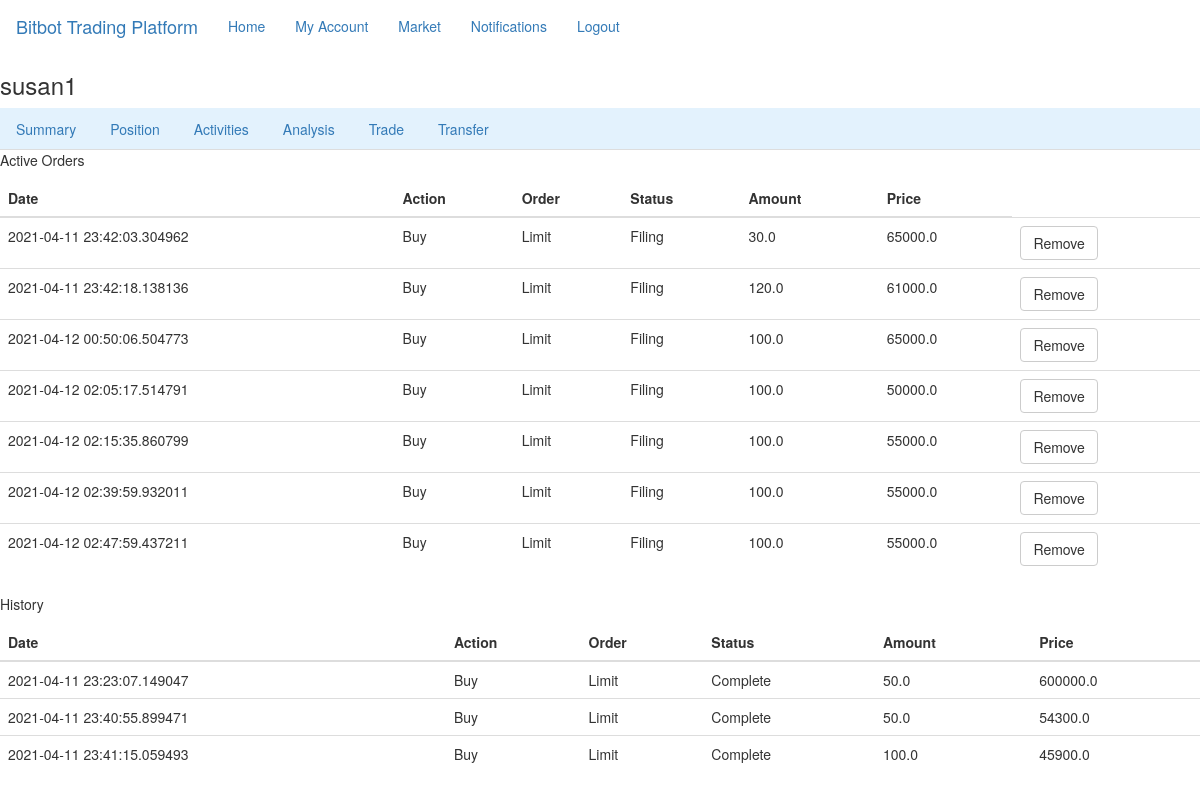
/user/test/history (signed in), run on the app's committed database.
### flaskr/models.py (models this page shows, shortened)
class User(UserMixin, db.Model):
    id = db.Column(db.Integer, primary_key=True)
    username = db.Column(db.String(64), index=True, unique=True)
    email = db.Column(db.String(120), index=True, unique=True)
    phone = db.Column(db.String(120), index=True, unique=True)
    password_hash = db.Column(db.String(128))
    about_me = db.Column(db.String(140))
    last_seen = db.Column(db.DateTime, default=datetime.utcnow)
    address = db.Column(db.String(128))
    cash_balance = db.Column(db.Float, default=0)
    bitcoin_value = db.Column(db.Float, default=0)

class Transaction(db.Model):
    id = db.Column(db.Integer, primary_key=True)
    username = db.Column(db.String(64), index=True)
    date = db.Column(db.DateTime, default=datetime.utcnow)
    action = db.Column(db.String(16))
    order = db.Column(db.String(16))
    status = db.Column(db.String(16))
    amount = db.Column(db.Float)
    price = db.Column(db.Float)

### flaskr/routes.py (the view)
@app.route('/user/<username>/history', methods=['GET','POST'])
@login_required
def history(username):
    user = User.query.filter_by(username=username).first_or_404()
    data = Transaction.query.filter_by(username=username).all()
    return render_template('history.html',data=data)

### flaskr/models.py (called while the page is built)
@login_manager.user_loader
def load_user(id):
    return User.query.get(int(id))

### flaskr/routes.py (called while the page is built)
@app.before_request
def before_request():
    if current_user.is_authenticated:
        current_user.last_seen = datetime.utcnow()
        db.session.commit()

### flaskr/templates/history.html (shortened to what this page needs)
{% extends "base_user.html" %}
{% block content %}
    <p>Active Orders</p>
    <table class="table">
        <thead>
          <tr>
            <th>Date</th>
            <th>Action</th>
            <th>Order</th>
            <th>Status</th>
            <th>Amount</th>
            <th>Price</th>
          </tr>
        </thead>
        <tbody>
          {% for row in data %}
            {% if row.status == "Filing" %}
            <tr>
                <td>{{row.date}}</td>
                <td>{{row.action}}</td>
                <td>{{row.order}}</td>
                <td>{{row.status}}</td>
                <td>{{row.amount}}</td>
                <td>{{row.price}}</td>
                <td>
                <form>
                  <a href="#" id=test><button class='btn btn-default'>Remove</button></a>
                </form>
                </td>
            </tr>
            {% endif %}
        {% endfor %}
        </tbody>
    </table><p>History</p>
    <table class="table">
        <thead>
          <tr>
            <th>Date</th>
            <th>Action</th>
            <th>Order</th>
            <th>Status</th>
            <th>Amount</th>
            <th>Price</th>
          </tr>
        </thead>
        <tbody>
          {% for row in data %}
            {% if row.status == "Complete" %}
            <tr>
                <td>{{row.date}}</td>
                <td>{{row.action}}</td>
                <td>{{row.order}}</td>
                <td>{{row.status}}</td>
                <td>{{row.amount}}</td>
                <td>{{row.price}}</td>
            </tr>
            {% endif %}
        {% endfor %}
        </tbody>
    </table>
{% endblock %}

### flaskr/templates/base_user.html (shortened to what this page needs)
{% extends 'bootstrap/base.html' %}
{% block navbar %}
    <nav class="navbar navbar-expand-lg navbar-light bg-light">
        <div class="container-fluid">
            <a class="navbar-brand" href="{{ url_for('index') }}">Bitbot Trading Platform</a>
            <ul class="nav navbar-nav">
                <li><a href="{{ url_for('index') }}">Home</a></li>
                {% if current_user.is_anonymous %}
                <li><a href="{{ url_for('login') }}">Login</a></li>
                {% else %}
                <li><a href="{{ url_for('user', username=current_user.username) }}">My Account</a></li>
                <li><a href="#">Market</a></li>
                <li><a href="#">Notifications</a></li>
                <li><a href="{{ url_for('logout') }}">Logout</a></li>
                {% endif %}
            </ul>
        </div>
    </nav>
    <h3>{{ current_user.username }}</h3>
    <ul class="nav nav-tabs" style="background-color: #e3f2fd;">
      <li class="nav-item">
        <a class="nav-link active" aria-current="#" href="{{url_for('summary',username=current_user.username)}}">Summary</a>
      </li>
      <li class="nav-item">
        <a class="nav-link" href="{{url_for('position',username=current_user.username)}}">Position</a>
      </li>
      <li class="nav-item">
        <a class="nav-link" href="{{url_for('history',username=current_user.username)}}">Activities</a>
      </li>
      <li class="nav-item">
          <a class="nav-link" href="{{url_for('analysis',username=current_user.username)}}">Analysis</a>
      </li>
      <li class="nav-item">
          <a class="nav-link" href="{{url_for('trade',username=current_user.username)}}">Trade</a>
      </li>
      <li class="nav-item">
        <a class="nav-link" href="{{url_for('transfer',username=current_user.username)}}">Transfer</a>
      </li>
    </ul>
{% endblock %}

### data on the page
User: username "susan1"
Transaction: date "2021-04-11 23:42:03.304962", action "Buy", order "Limit", status "Filing", amount "30.0", price "65000.0"
Transaction: date "2021-04-11 23:42:18.138136", action "Buy", order "Limit", status "Filing", amount "120.0", price "61000.0"
Transaction: date "2021-04-12 00:50:06.504773", action "Buy", order "Limit", status "Filing", amount "100.0", price "65000.0"
Transaction: date "2021-04-12 02:05:17.514791", action "Buy", order "Limit", status "Filing", amount "100.0", price "50000.0"
Transaction: date "2021-04-12 02:15:35.860799", action "Buy", order "Limit", status "Filing", amount "100.0", price "55000.0"
Transaction: date "2021-04-12 02:39:59.932011", action "Buy", order "Limit", status "Filing", amount "100.0", price "55000.0"
Transaction: date "2021-04-12 02:47:59.437211", action "Buy", order "Limit", status "Filing", amount "100.0", price "55000.0"
Transaction: date "2021-04-11 23:23:07.149047", action "Buy", order "Limit", status "Complete", amount "50.0", price "600000.0"
Transaction: date "2021-04-11 23:40:55.899471", action "Buy", order "Limit", status "Complete", amount "50.0", price "54300.0"
Transaction: date "2021-04-11 23:41:15.059493", action "Buy", order "Limit", status "Complete", amount "100.0", price "45900.0"
